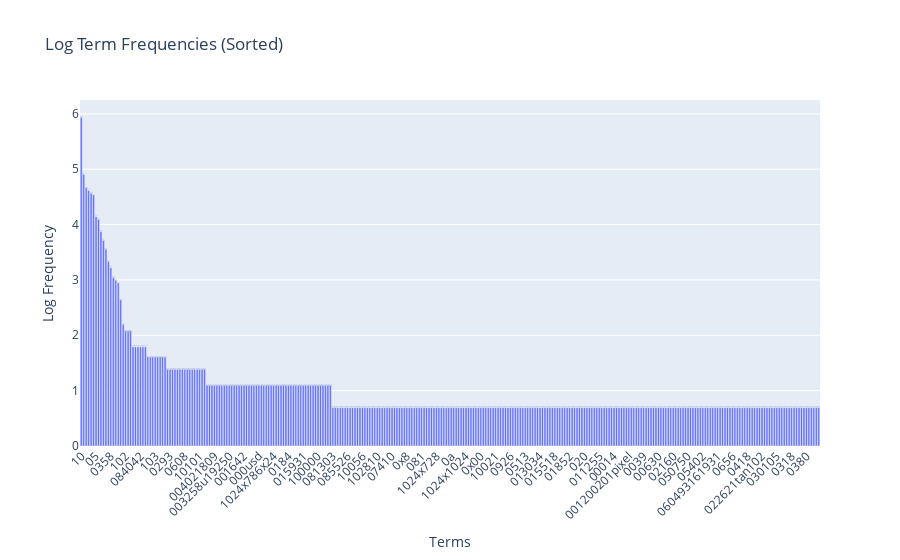

Here is the notebook cell this chart was saved with:
### Markdown cell above
### >>> **Exercise 15 (take home):** 
You can copy the code from the previous exercise and change the 'term_frequencies' variable for the 'term_frequencies_log', comment about the differences that you observe and talk about other possible insights that we can get from a log distribution.

### Code cell
# Answer here
import numpy as np
import plotly.express as px
import pandas as pd

term_frequencies = np.asarray(X_counts.sum(axis=0))[0]
terms = count_vect.get_feature_names_out()[:300]  # Get the first 300 terms


term_frequencies_log = np.log1p(term_frequencies[:300])  # Using log(1+x)


df_log = pd.DataFrame({
    'Term': terms,
    'Frequency_Log': term_frequencies_log  # Logarithmic frequencies for the first 300 terms
})

df_log_sorted = df_log.sort_values(by='Frequency_Log', ascending=False)

# Create an interactive bar chart with sorted log frequencies
fig_log = px.bar(df_log_sorted, x='Term', y='Frequency_Log', title='Log Term Frequencies (Sorted)',
                  labels={'Term': 'Terms', 'Frequency_Log': 'Log Frequency'},
                  text='Frequency_Log')

fig_log.update_traces(texttemplate='%{text:.2f}', textposition='outside')
fig_log.update_layout(xaxis_tickangle=-45)


fig_log.show()

#1. The resulting values are lower and more compressed compared to the original term frequencies, which may help in visualizing terms that would otherwise dominate the scale.
#2. The chart allows for a better comparison of terms with lower frequencies that might have been overshadowed in the original frequency chart.
#3. The bars for common terms appear smaller in height difference compared to the original chart, making it easier to see the distribution of less common terms.

### Figure 1 — Plotly figure (JSON) as saved in the notebook; plotly's stock layout.template omitted (floating-point values rounded to 4 significant figures; data arrays with more than 128 entries replaced by an {"elided": "..."} marker saying what was removed)
{"data": [{"alignmentgroup": "True", "hovertemplate": "Terms=%{x}<br>Log Frequency=%{text}<extra></extra>", "legendgroup": "", "marker": {"color": "#636efa", "pattern": {"shape": ""}}, "name": "", "offsetgroup": "", "orientation": "v", "showlegend": false, "text": {"elided": "300 float values"}, "textposition": "outside", "texttemplate": "%{text:.2f}", "type": "bar", "x": {"elided": "300 str values"}, "xaxis": "x", "y": {"elided": "300 float values"}, "yaxis": "y"}], "layout": {"autosize": true, "barmode": "relative", "legend": {"tracegroupgap": 0}, "title": {"text": "Log Term Frequencies (Sorted)"}, "xaxis": {"anchor": "y", "autorange": true, "domain": [0, 1], "range": [-0.5, 299.5], "tickangle": -45, "title": {"text": "Terms"}, "type": "category"}, "yaxis": {"anchor": "x", "autorange": true, "domain": [0, 1], "range": [0, 6.25], "title": {"text": "Log Frequency"}, "type": "linear"}}}
